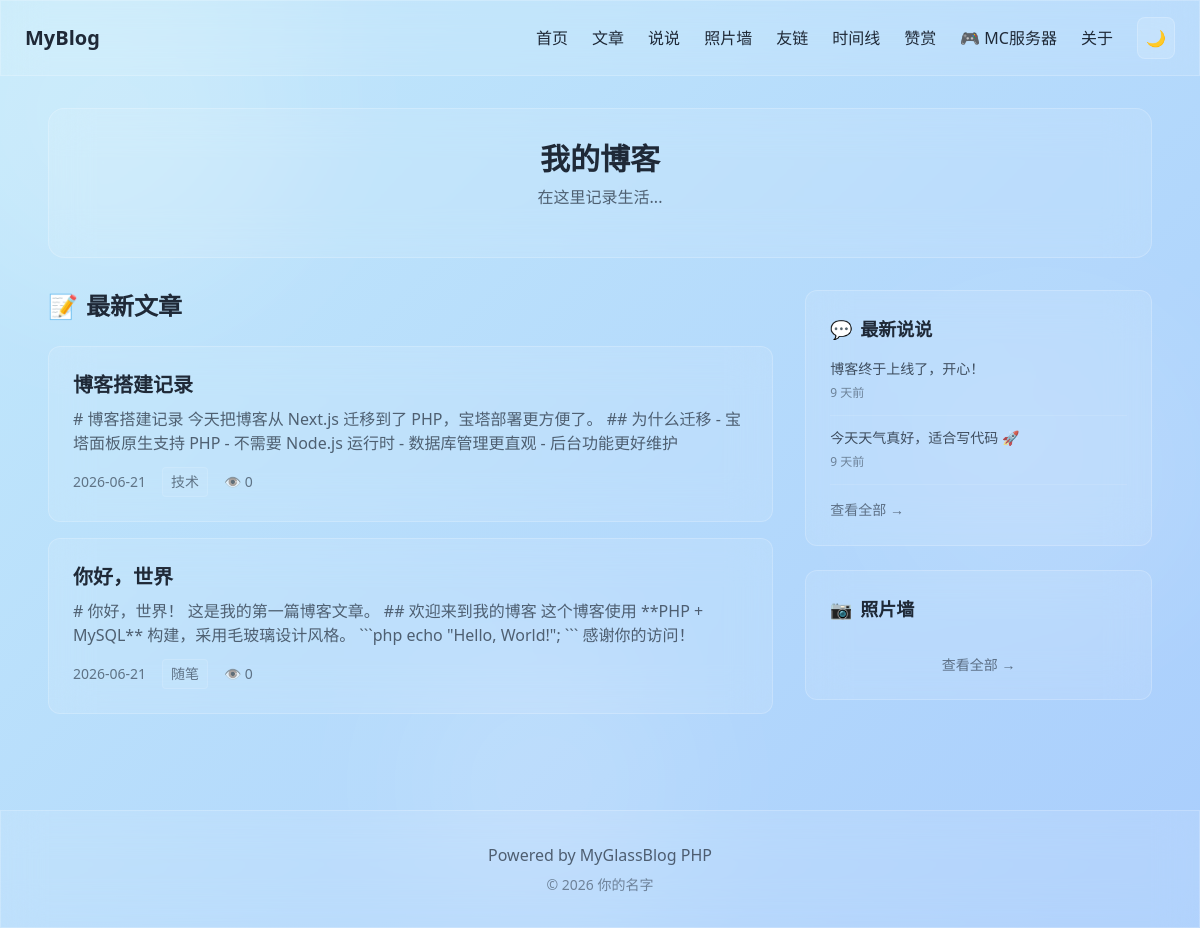
Before: / with the older database file.
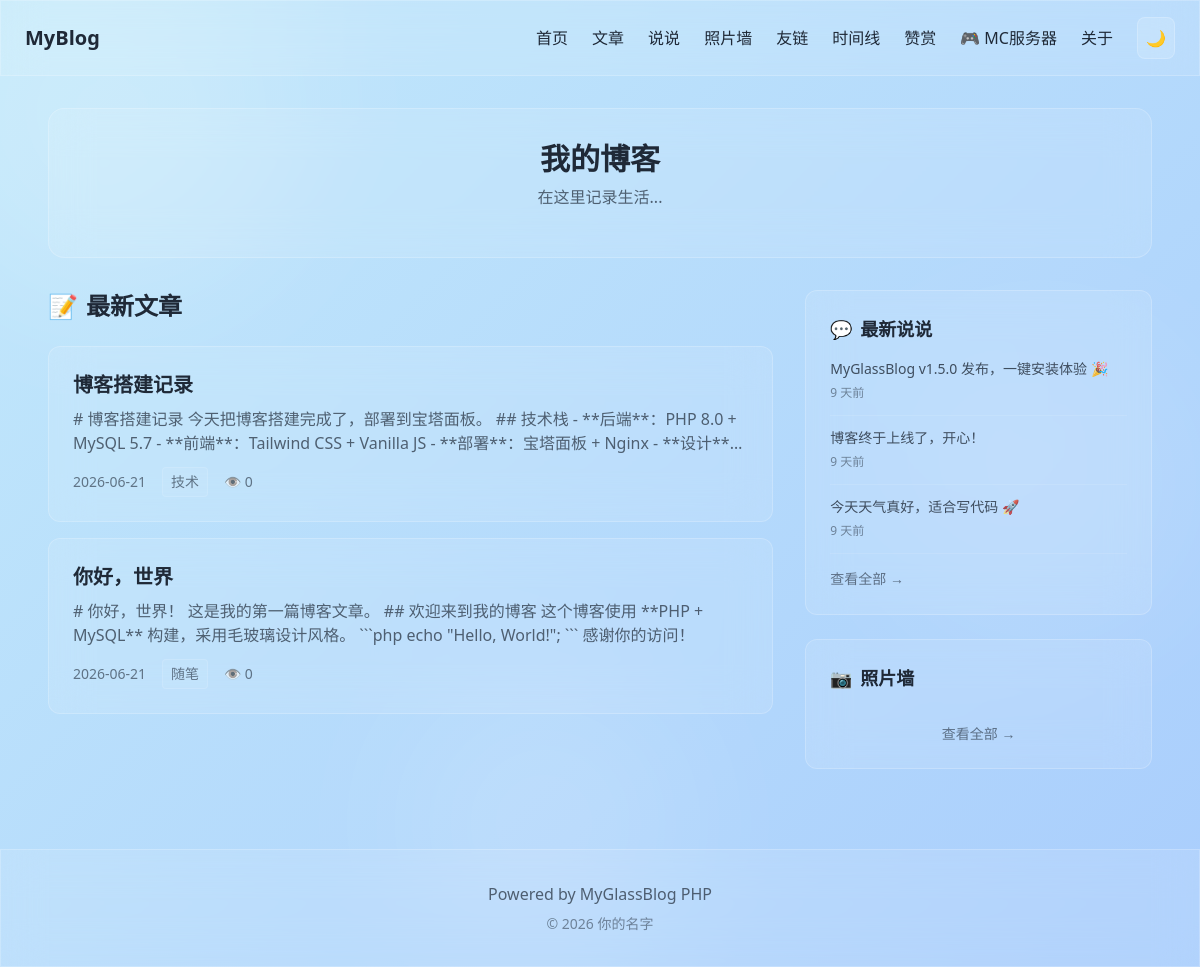
After: the same page with the newer database file.
### tables this page shows
CREATE TABLE `posts` (
  `id` int(11) UNSIGNED NOT NULL AUTO_INCREMENT,
  `title` varchar(200) NOT NULL DEFAULT '' COMMENT '标题',
  `slug` varchar(200) NOT NULL DEFAULT '' COMMENT 'URL别名',
  `content` longtext COMMENT 'Markdown内容',
  `category` varchar(50) NOT NULL DEFAULT '' COMMENT '分类',
  `description` varchar(500) NOT NULL DEFAULT '' COMMENT '摘要',
  `cover` varchar(500) NOT NULL DEFAULT '' COMMENT '封面图URL',
  `views` int(11) UNSIGNED NOT NULL DEFAULT 0 COMMENT '阅读量',
  `status` tinyint(1) NOT NULL DEFAULT 1 COMMENT '状态：0草稿 1发布',
  `created_at` timestamp NOT NULL DEFAULT CURRENT_TIMESTAMP,
  `updated_at` timestamp NOT NULL DEFAULT CURRENT_TIMESTAMP ON UPDATE CURRENT_TIMESTAMP,
  PRIMARY KEY (`id`),
  UNIQUE KEY `uk_slug` (`slug`),
  KEY `idx_category` (`category`),
  KEY `idx_status` (`status`),
  KEY `idx_created` (`created_at`)
);

CREATE TABLE `chatters` (
  `id` int(11) UNSIGNED NOT NULL AUTO_INCREMENT,
  `content` text NOT NULL COMMENT '内容',
  `images` varchar(2000) NOT NULL DEFAULT '' COMMENT '图片URL（JSON数组）',
  `created_at` timestamp NOT NULL DEFAULT CURRENT_TIMESTAMP,
  PRIMARY KEY (`id`),
  KEY `idx_created` (`created_at`)
);

### config.php (called while the page is built)
<?php
return [
    'db_host' => 'localhost',
    'db_port' => 3306,
    'db_name' => 'myglassblog',
    'db_user' => 'root',
    'db_pass' => '',
    'db_charset' => 'utf8mb4',
    'site_url' => '',
    'upload_dir' => 'uploads',
    'debug' => false,
    'posts_per_page' => 10,
    'chatters_per_page' => 20,
    'photos_per_page' => 30,
];

### includes/Database.php (called while the page is built, shortened)
<?php
class Database {
    private static $instance = null;
    private $pdo;
    private function __construct() {
        $config = require __DIR__ . '/config.php';
        $dsn = sprintf(
            'mysql:host=%s;port=%d;dbname=%s;charset=%s',
            $config['db_host'],
            $config['db_port'],
            $config['db_name'],
            $config['db_charset']
        );
        $options = [
            PDO::ATTR_ERRMODE => PDO::ERRMODE_EXCEPTION,
            PDO::ATTR_DEFAULT_FETCH_MODE => PDO::FETCH_ASSOC,
            PDO::ATTR_EMULATE_PREPARES => false,
        ];
        try {
            $this->pdo = new PDO($dsn, $config['db_user'], $config['db_pass'], $options);
        } catch (PDOException $e) {
            if ($config['debug']) {
                die('数据库连接失败: ' . $e->getMessage());
            }
            die('数据库连接失败，请检查配置文件');
        }
    }
    public static function getInstance() {
        if (self::$instance === null) {
            self::$instance = new self();
        }
        return self::$instance;
    }
    public function query($sql, $params = []) {
        $stmt = $this->pdo->prepare($sql);
        $stmt->execute($params);
        return $stmt->fetchAll();
    }
}

### includes/Settings.php (called while the page is built, shortened)
<?php
class Settings {
    private $db;
    private $cache = [];
    public function __construct() {
        $this->db = Database::getInstance();
        $this->loadAll();
    }
    private function loadAll() {
        $rows = $this->db->query("SELECT site_key, site_value FROM settings");
        foreach ($rows as $row) {
            $this->cache[$row['site_key']] = $row['site_value'];
        }
    }
    public function get($key, $default = '') {
        return $this->cache[$key] ?? $default;
    }
}

### includes/functions.php (called while the page is built, shortened)
<?php
require_once __DIR__ . '/Database.php';
require_once __DIR__ . '/Settings.php';
require_once __DIR__ . '/Post.php';
require_once __DIR__ . '/Chatter.php';
function site_url($path = '') {
    $config = require __DIR__ . '/../config.php';
    $baseUrl = $config['site_url'];
    if (empty($baseUrl)) {
        $protocol = isset($_SERVER['HTTPS']) && $_SERVER['HTTPS'] === 'on' ? 'https' : 'http';
        $baseUrl = $protocol . '://' . $_SERVER['HTTP_HOST'];
    }
    return rtrim($baseUrl, '/') . '/' . ltrim($path, '/');
}
function site_config() {
    static $settings = null;
    if ($settings === null) {
        $settings = new Settings();
    }
    return $settings;
}
function format_time($datetime, $format = 'Y-m-d H:i') {
    return date($format, strtotime($datetime));
}
function relative_time($datetime) {
    $timestamp = strtotime($datetime);
    $diff = time() - $timestamp;
    if ($diff < 60) {
        return '刚刚';
    } elseif ($diff < 3600) {
        return floor($diff / 60) . ' 分钟前';
    } elseif ($diff < 86400) {
        return floor($diff / 3600) . ' 小时前';
    } elseif ($diff < 2592000) {
        return floor($diff / 86400) . ' 天前';
    } else {
        return date('Y-m-d', $timestamp);
    }
}
function truncate($text, $length = 100, $suffix = '...') {
    if (mb_strlen($text) <= $length) {
        return $text;
    }
    return mb_substr($text, 0, $length) . $suffix;
}
function e($text) {
    return htmlspecialchars($text, ENT_QUOTES, 'UTF-8');
}

### includes/Post.php (called while the page is built, shortened)
<?php
class Post {
    private $db;
    public function __construct() {
        $this->db = Database::getInstance();
    }
    public function getList($page = 1, $perPage = 10, $status = 1) {
        $offset = ($page - 1) * $perPage;
        $sql = "SELECT * FROM posts WHERE status = ? ORDER BY created_at DESC LIMIT ?, ?";
        return $this->db->query($sql, [$status, $offset, $perPage]);
    }
}

### includes/Chatter.php (called while the page is built, shortened)
<?php
class Chatter {
    private $db;
    public function __construct() {
        $this->db = Database::getInstance();
    }
    public function getLatest($limit = 5) {
        return $this->db->query("SELECT * FROM chatters ORDER BY created_at DESC LIMIT ?", [$limit]);
    }
}

### index.php (the view, shortened to what the changed rows need)
<?php
require_once __DIR__ . '/includes/functions.php';
$settings = site_config();
$postModel = new Post();
$chatterModel = new Chatter();
$page = isset($_GET['page']) ? max(1, intval($_GET['page'])) : 1;
$perPage = intval($settings->get('posts_per_page', 10));
$posts = $postModel->getList($page, $perPage);
$chatters = $chatterModel->getLatest(3);
require_once __DIR__ . '/templates/header.php';
?>
<div class="glass rounded-2xl p-8 mb-8 text-center">
    <h1 class="text-3xl font-bold mb-2"><?= e($settings->get('site_title')) ?></h1>
</div>
<div class="grid grid-cols-1 lg:grid-cols-3 gap-8">
    <div class="lg:col-span-2">
        <h2 class="text-2xl font-bold mb-6 flex items-center gap-2">
            <span>📝</span> 最新文章
        </h2>
        <?php if (empty($posts)): ?>
            <div class="glass rounded-xl p-8 text-center opacity-70">
                暂无文章
            </div>
        <?php else: ?>
            <?php foreach ($posts as $post): ?>
                <article class="glass rounded-xl p-6 mb-4 post-card">
                    <a href="<?= site_url('post.php?slug=' . e($post['slug'])) ?>" class="block group">
                        <h3 class="text-xl font-bold mb-2 group-hover:opacity-80 transition-opacity">
                            <?= e($post['title']) ?>
                        </h3>
                        <p class="opacity-70 mb-3 line-clamp-2">
                            <?= e(truncate(strip_tags($post['content']), 150)) ?>
                        </p>
                        <div class="flex items-center gap-4 text-sm opacity-60">
                            <span><?= format_time($post['created_at'], 'Y-m-d') ?></span>
                            <?php if ($post['category']): ?>
                                <span class="glass px-2 py-1 rounded"><?= e($post['category']) ?></span>
                            <?php endif; ?>
                            <span>👁 <?= $post['views'] ?></span>
                        </div>
                    </a>
                </article>
            <?php endforeach; ?>
        <?php endif; ?>
    </div>
    <div class="space-y-6">
        <div class="glass rounded-xl p-6">
            <?php foreach ($chatters as $chatter): ?>
                <div class="mb-3 pb-3 border-b border-white/10 last:border-0">
                    <p class="text-sm opacity-80"><?= e(truncate($chatter['content'], 80)) ?></p>
                    <span class="text-xs opacity-50"><?= relative_time($chatter['created_at']) ?></span>
                </div>
            <?php endforeach; ?>
        </div>
    </div>
</div>
<?php require_once __DIR__ . '/templates/footer.php'; ?>

Changed rows visible on the page:
changed posts "博客搭建记录": content "# 博客搭建记录 今天把博客从 Next.js 迁移到了 PHP，宝塔部署更方便了。 ## 为什么迁移 - 宝塔面板原生支持 PHP - 不需要 Node.js 运行时 - 数据库管理更直观 - 后台功能更好维护" → "# 博客搭建记录 今天把博客搭建完成了，部署到宝塔面板。 ## 技术栈 - **后端**：PHP 8.0 + MySQL 5.7 - **前端**：Tailwind CSS + Vanilla JS - **部署**：宝塔面板 + Nginx…"
added chatters: content "MyGlassBlog v1.5.0 发布，一键安装体验 🎉", created_at "9 天前"
